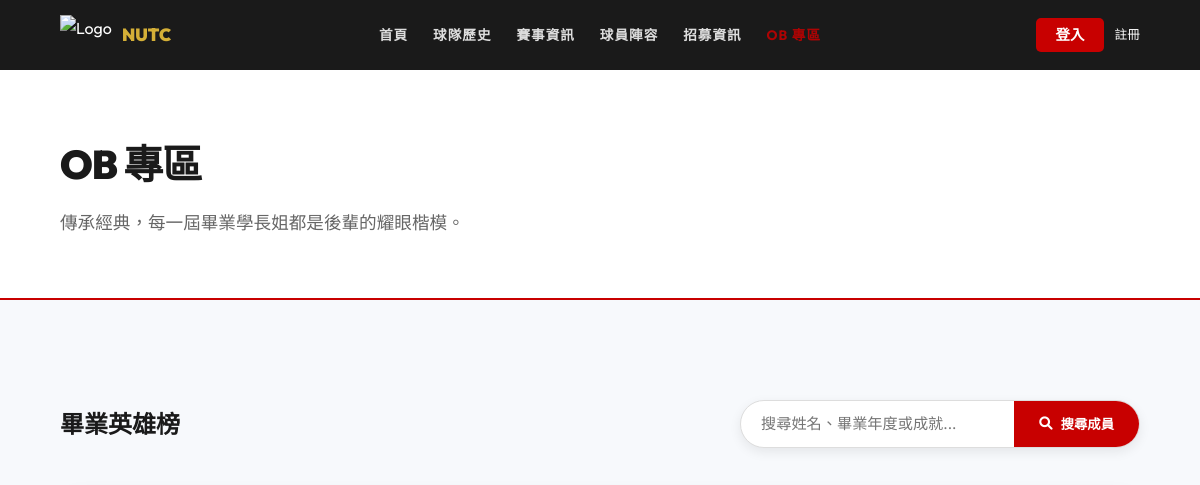
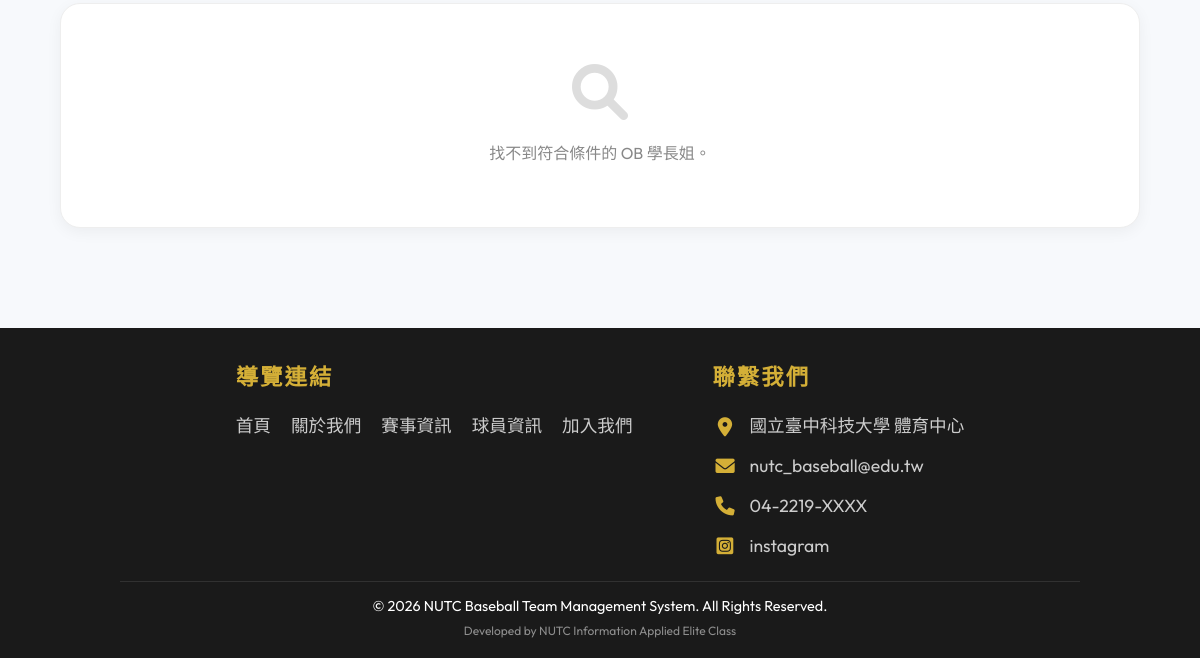
The page /ob.php on the database as committed earlier (2 pictures, top to bottom).
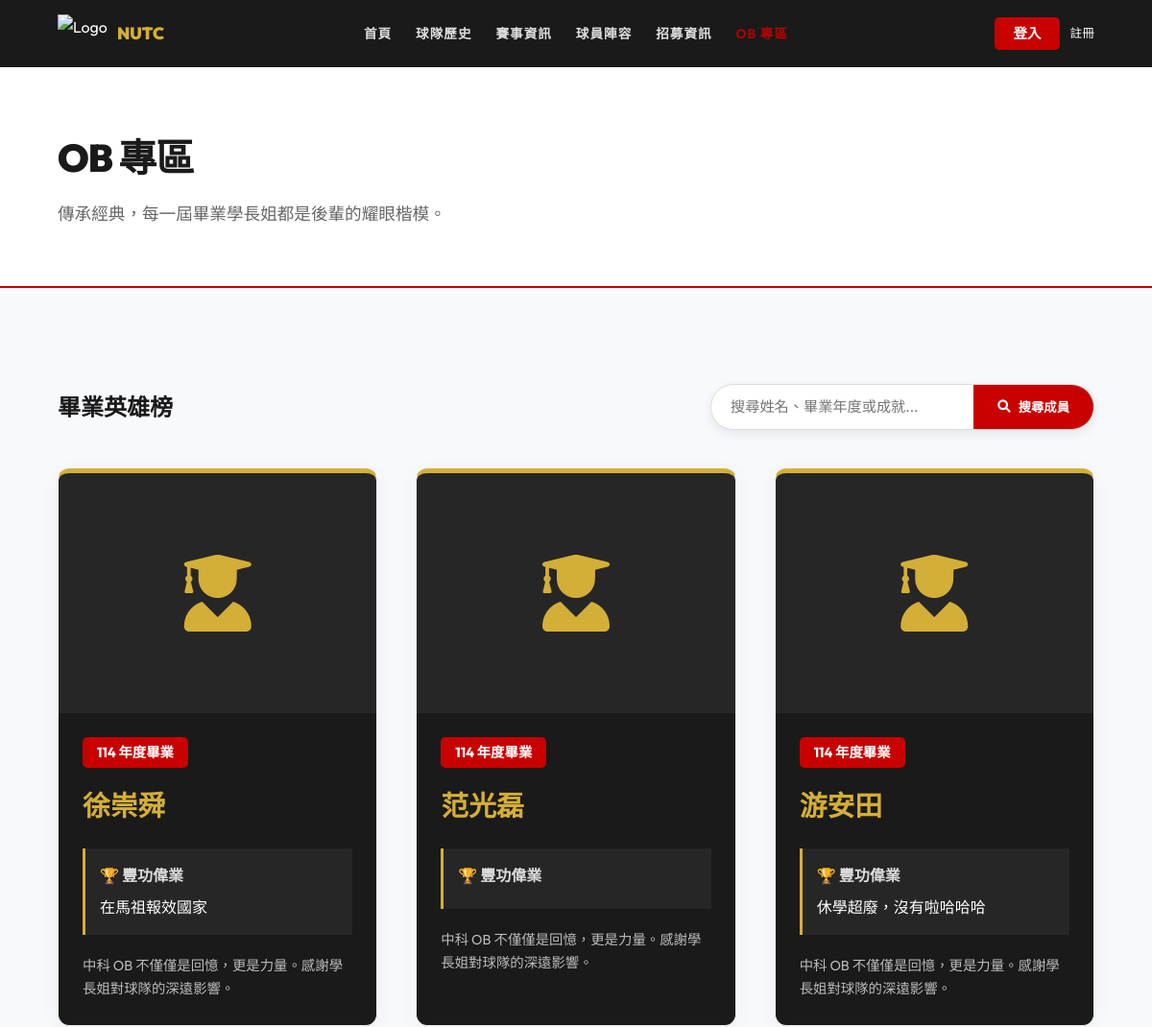
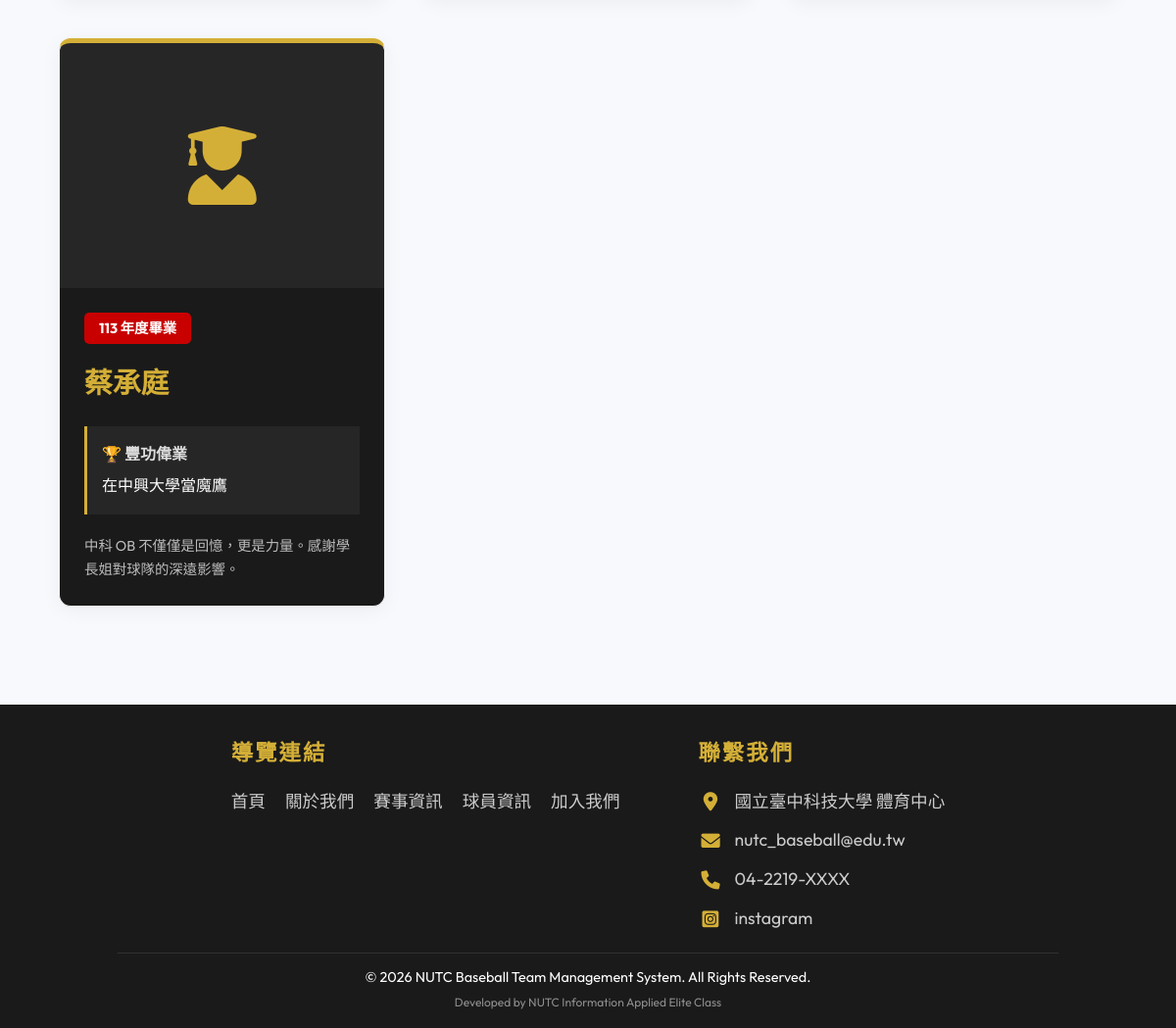
The same page on the database as committed later (2 pictures, top to bottom).
### tables this page shows
CREATE TABLE `contact_us` (
  `id` int(11) NOT NULL,
  `icon_class` varchar(50) NOT NULL,
  `content_text` varchar(255) NOT NULL
);

CREATE TABLE `ob` (
  `Ob_id` int(11) NOT NULL COMMENT '校友 ID',
  `Team_Id` int(11) NOT NULL COMMENT '關聯 Team.team_Id',
  `OB_name` varchar(50) NOT NULL COMMENT '畢業學長姐姓名',
  `graduation_year` int(11) DEFAULT NULL COMMENT '畢業年度',
  `status` varchar(100) DEFAULT NULL COMMENT '畢業後現況或豐功偉業',
  `image_path` varchar(255) DEFAULT NULL COMMENT 'OB照片路徑'
);

### includes/config.php (called while the page is built, shortened)
<?php
require_once 'Database.php';
$db = new Database();
function isLoggedIn() {
    return isset($_SESSION['user']);
}

### includes/Database.php (called while the page is built, shortened)
<?php
class Database {
    private $pdo;
    public function __construct() {
        $host = 'localhost';
        $db   = 'baseball_web';
        $user = 'root';
        $pass = '';
        $charset = 'utf8mb4';
        $dsn = "mysql:host=$host;port=3306;dbname=$db;charset=$charset";
        $options = [
            PDO::ATTR_ERRMODE            => PDO::ERRMODE_EXCEPTION,
            PDO::ATTR_DEFAULT_FETCH_MODE => PDO::FETCH_ASSOC,
            PDO::ATTR_EMULATE_PREPARES   => false,
        ];
        try {
            $this->pdo = new PDO($dsn, $user, $pass, $options);
        } catch (\PDOException $e) {
            throw new \PDOException($e->getMessage(), (int)$e->getCode());
        }
    }
    public function getAll($table) {
        $stmt = $this->pdo->query("SELECT * FROM `$table`");
        return $stmt->fetchAll();
    }
}

### ob.php (the view, shortened to what this page needs)
<?php
require_once 'includes/header.php';
$obMembers = $db->getAll('ob');
$search = $_GET['search'] ?? '';
usort($obMembers, function ($a, $b) {
    return $b['graduation_year'] <=> $a['graduation_year'];
});
?>
<div class="page-header">
    <h1>OB 專區</h1>
    <p>傳承經典，每一屆畢業學長姐都是後輩的耀眼楷模。</p>
</div>
<section class="ob-section">
    <div class="container">
        <div style="display: flex; justify-content: space-between; align-items: center; flex-wrap: wrap; gap: 20px; margin-bottom: 40px;">
            <h2 style="margin-bottom: 0;">畢業英雄榜</h2>
            <form method="GET" class="search-bar-container" style="margin-bottom: 0;">
                <input type="text" name="search" class="search-bar-input" placeholder="搜尋姓名、畢業年度或成就..." value="<?= htmlspecialchars($search) ?>">
                <button type="submit" class="search-bar-btn"><i class="fas fa-search"></i> 搜尋成員</button>
            </form>
        </div>
        <div class="card-container">
            <?php if (empty($obMembers)): ?>
                <div class="empty-state-message">
                    <i class="fas fa-search"></i>
                    找不到符合條件的 OB 學長姐。
                </div>
            <?php else: ?>
                <?php foreach ($obMembers as $ob): ?>
                    <div class="card ob-card">
                        <div class="ob-card-img-box">
                            <?php if (!empty($ob['image_path'])): ?>
                                <img src="<?= htmlspecialchars($ob['image_path']) ?>" alt="<?= htmlspecialchars($ob['OB_name']) ?>" style="width: 100%; height: 100%; object-fit: cover;">
                            <?php else: ?>
                                <i class="fas fa-user-graduate"></i>
                            <?php endif; ?>
                        </div>
                        <div class="card-content">
                            <span class="ob-card-badge">
                                <?= $ob['graduation_year'] ?> 年度畢業
                            </span>
                            <h3 class="card-title ob-card-name"><?= htmlspecialchars($ob['OB_name']) ?></h3>
                            <div class="ob-card-achievements">
                                <p class="label">🏆 豐功偉業</p>
                                <p class="content"><?= nl2br(htmlspecialchars($ob['status'])) ?></p>
                            </div>
                            <p class="ob-card-desc">中科 OB 不僅僅是回憶，更是力量。感謝學長姐對球隊的深遠影響。</p>
                        </div>
                    </div>
                <?php endforeach; ?>
            <?php endif; ?>
        </div>
    </div>
</section>
<?php require_once 'includes/footer.php'; ?>

### includes/header.php (shortened to what this page needs)
<?php require_once 'config.php'; ?>
<!DOCTYPE html>
<html lang="zh-TW">
<head>
    <link rel="stylesheet" href="assets/css/style.css">
    <?php
    $css_file = 'assets/css/' . basename($_SERVER['PHP_SELF'], '.php') . '.css';
    if (file_exists($css_file)): ?>
        <link rel="stylesheet" href="<?= $css_file ?>">
    <?php endif; ?>
    <link rel="stylesheet" href="https://cdnjs.cloudflare.com/ajax/libs/font-awesome/6.0.0/css/all.min.css">
</head>
<body>
    <nav>
        <div class="logo">
            <a href="index.php" style="text-decoration: none; color: inherit; display: flex; align-items: center; gap: 10px;">
                <img src="https://img.icons8.com/color/96/baseball.png" alt="Logo" style="height: 40px;">
                <span style="font-size: 1.1rem; font-weight: 900; letter-spacing: 0;">NUTC</span>
            </a>
        </div>
        <div class="nav-links-container">
            <ul class="nav-links">
                <li class="<?= basename($_SERVER['PHP_SELF']) == 'index.php' ? 'active' : '' ?>"><a href="index.php">首頁</a></li>
                <li class="<?= basename($_SERVER['PHP_SELF']) == 'about.php' ? 'active' : '' ?>"><a href="about.php">球隊歷史</a></li>
                <li class="<?= basename($_SERVER['PHP_SELF']) == 'matches.php' ? 'active' : '' ?>"><a href="matches.php">賽事資訊</a></li>
                <li class="<?= basename($_SERVER['PHP_SELF']) == 'players.php' ? 'active' : '' ?>"><a href="players.php">球員陣容</a></li>
                <li class="<?= basename($_SERVER['PHP_SELF']) == 'join.php' ? 'active' : '' ?>"><a href="join.php">招募資訊</a></li>
                <li class="<?= basename($_SERVER['PHP_SELF']) == 'ob.php' ? 'active' : '' ?>"><a href="ob.php">OB 專區</a></li>
            </ul>
        </div>
        <div class="user-action">
            <?php if (isLoggedIn()): ?>
                <?php if (isAdmin()): ?>
                    <a href="admin_dashboard.php" style="margin-right: 15px; color: var(--secondary); text-decoration: none; font-size: 0.8rem; font-weight: 700;">管理後台</a>
                <?php endif; ?>
                <a href="logout.php" class="btn-login" style="background: transparent; color: var(--text-white); border: 2px solid var(--primary); padding: 5px 15px; font-size: 0.8rem;">登出</a>
            <?php else: ?>
                <a href="login.php" class="btn-login" style="padding: 5px 20px; font-size: 0.9rem;">登入</a>
                <a href="register.php" style="margin-left: 10px; color: var(--text-white); text-decoration: none; font-size: 0.8rem;">註冊</a>
            <?php endif; ?>
        </div>
    </nav>

### includes/footer.php (shortened to what this page needs)
<?php
$contactInfos = $db->getAll('contact_us');
?>
<footer>
    <div class="footer-content" style="display: flex; justify-content: center; align-items: flex-start; gap: 80px; max-width: 900px; margin: 0 auto; margin-bottom: 20px;">
        <div class="footer-section">
            <h3 style="margin-bottom: 15px; font-size: 1.4rem; letter-spacing: 2px;">導覽連結</h3>
            <ul style="list-style: none; padding: 0; display: flex; flex-direction: row; flex-wrap: wrap; gap: 10px 20px;">
                <li><a href="index.php" style="color: #ccc; text-decoration: none; transition: color 0.3s; font-size: 1.1rem;">首頁</a></li>
                <li><a href="about.php" style="color: #ccc; text-decoration: none; transition: color 0.3s; font-size: 1.1rem;">關於我們</a></li>
                <li><a href="matches.php" style="color: #ccc; text-decoration: none; transition: color 0.3s; font-size: 1.1rem;">賽事資訊</a></li>
                <li><a href="players.php" style="color: #ccc; text-decoration: none; transition: color 0.3s; font-size: 1.1rem;">球員資訊</a></li>
                <li><a href="join.php" style="color: #ccc; text-decoration: none; transition: color 0.3s; font-size: 1.1rem;">加入我們</a></li>
            </ul>
        </div>
        <div class="footer-section">
            <h3 style="margin-bottom: 15px; font-size: 1.4rem; letter-spacing: 2px;">聯繫我們</h3>
            <div style="display: flex; flex-direction: column; gap: 10px;">
                <?php if (empty($contactInfos)): ?>
                    <p style="color: #888;">尚未設定聯絡資訊</p>
                <?php else: ?>
                    <?php foreach ($contactInfos as $c): ?>
                        <p style="margin: 0; font-size: 1.1rem; color: #ccc; display: flex; align-items: center; gap: 12px;">
                            <i class="<?= htmlspecialchars($c['icon_class']) ?>" style="color: var(--secondary); font-size: 1.2rem; width: 25px; text-align: center;"></i>
                            <?php if (!empty($c['link'])): ?>
                                <a href="<?= htmlspecialchars($c['link']) ?>" target="_blank" style="color: #ccc; text-decoration: none; transition: color 0.3s;"><?= htmlspecialchars($c['content_text']) ?></a>
                            <?php else: ?>
                                <span><?= htmlspecialchars($c['content_text']) ?></span>
                            <?php endif; ?>
                        </p>
                    <?php endforeach; ?>
                <?php endif; ?>
            </div>
        </div>
    </div>
    <div class="footer-bottom">
        &copy; 2026 NUTC Baseball Team Management System. All Rights Reserved.
        <br><small style="opacity: 0.5;">Developed by NUTC Information Applied Elite Class</small>
    </div>
</footer>
</body>
</html>

### assets/css/style.css (style rules this page uses)
:root { --primary: #C80000; --secondary: #D4AF37; --bg-white: #FFFFFF; --bg-dark: #1A1A1A; --text-white: #FFFFFF; --text-dark: #1A1A1A; --gray-light: #F4F4F4; --transition: all 0.3s ease-in-out; }
* { margin: 0; padding: 0; box-sizing: border-box; font-family: 'Outfit', 'Noto Sans TC', -apple-system, sans-serif; }
body { background-color: #f7f9fc; color: var(--text-dark); line-height: 1.7; }
section { padding: 60px 10%; background-color: transparent; }
nav { background-color: var(--bg-dark); color: var(--text-white); height: 70px; display: flex; align-items: center; padding: 0 5%; position: sticky; top: 0; z-index: 1000; }
.logo { width: 20%; display: flex; align-items: center; gap: 15px; flex-shrink: 0; }
.nav-links-container { flex-grow: 1; display: flex; justify-content: center; }
.user-action { width: 20%; display: flex; justify-content: flex-end; align-items: center; flex-shrink: 0; }
.logo img { height: 50px; }
.logo span { font-size: 1.5rem; font-weight: 800; letter-spacing: 1px; color: var(--secondary); }
.nav-links { display: flex; list-style: none; gap: 25px; white-space: nowrap; }
.nav-links a { color: var(--text-white); text-decoration: none; font-weight: 700; font-size: 0.85rem; transition: var(--transition); text-transform: uppercase; display: inline-block; letter-spacing: 1px; opacity: 0.85; }
.nav-links li.active a { color: var(--primary); }
.btn-login { background: var(--primary); color: var(--text-white); padding: 10px 25px; border-radius: 5px; text-decoration: none; font-weight: 700; transition: var(--transition); }
.page-header { padding: 60px 5%; background-color: #fff; border-bottom: 2px solid var(--primary); margin-bottom: 40px; text-align: left; }
.page-header h1 { font-size: 2.5rem; font-weight: 900; color: var(--bg-dark); text-transform: uppercase; letter-spacing: -1px; margin: 0; position: relative; display: inline-block; }
.page-header p { font-size: 1.1rem; color: #666; margin-top: 10px; font-weight: 500; }
section { padding: 80px 10%; }
.card-container { display: grid; grid-template-columns: repeat(auto-fit, minmax(300px, 1fr)); gap: 40px; }
.card { background: var(--bg-white); border-radius: 12px; overflow: hidden; box-shadow: 0 4px 20px rgba(0,0,0,0.05); transition: var(--transition); border: 1px solid #eee; }
.card-content { padding: 25px; }
.card-title { font-size: 1.5rem; font-weight: 700; margin-bottom: 10px; }
footer { background: var(--bg-dark); color: var(--text-white); padding: 30px 10% 15px; margin-top: 40px; }
.footer-content { display: grid; grid-template-columns: repeat(auto-fit, minmax(200px, 1fr)); gap: 20px; margin-bottom: 20px; }
.footer-section h3 { margin-bottom: 12px; color: var(--secondary); }
.footer-bottom { text-align: center; padding-top: 12px; border-top: 1px solid rgba(255,255,255,0.1); font-size: 0.9rem; }
.container { max-width: 1200px; margin: 0 auto; }
.search-bar-container { display: flex; align-items: center; background: white; padding: 0; border-radius: 50px; border: 1px solid #ddd; margin-bottom: 30px; width: 100%; max-width: 400px; box-sizing: border-box; height: 48px; overflow: hidden; box-shadow: 0 4px 12px rgba(0,0,0,0.08); transition: border-color 0.3s, box-shadow 0.3s; }
.search-bar-input { flex: 1; padding: 0 20px; border: none !important; background: transparent !important; font-size: 0.95rem; outline: none !important; height: 100%; color: #333; }
.search-bar-btn { height: 100%; padding: 0 25px; background: var(--primary); color: white; border: none; border-radius: 0; cursor: pointer; font-weight: 700; transition: background 0.3s; display: flex; align-items: center; justify-content: center; gap: 8px; white-space: nowrap; }
.empty-state-message { text-align: center; padding: 60px 20px; color: #888; background: white; border-radius: 20px; box-shadow: 0 4px 15px rgba(0,0,0,0.05); border: 1px solid #eee; width: 100%; }
.empty-state-message i { font-size: 3.5rem; margin-bottom: 20px; display: block; color: #ddd; }

Rows that differ between the two databases and show on the page:
added ob: graduation_year "114", OB_name "徐崇舜", status "在馬祖報效國家"
added ob: graduation_year "114", OB_name "范光磊"
added ob: graduation_year "114", OB_name "游安田", status "休學超廢，沒有啦哈哈哈"
added ob: graduation_year "113", OB_name "蔡承庭", status "在中興大學當魔鷹"
Other text that changed with them:
text no longer shown: "找不到符合條件的 OB 學長姐。"
